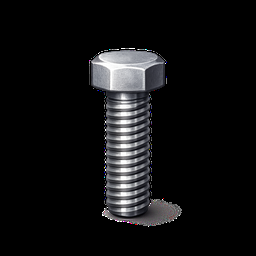
#> input picture aiTest/boltTest/sample/extracted/image_01.png, 256 x 256 px, shrunk from 1024 x 1024 before the run, found by its file name
$ python generate_full_dataset.py
#> lines starting #> are read from the running program, lines starting #| are printed output that depends on the picture
#!/usr/bin/env python3
# -*- coding: utf-8 -*-
"""
전체 데이터셋 생성 스크립트
- 3개 원본 이미지 활용
- train/val/test 분할 생성
"""

import cv2
import numpy as np
import random
import os
from pathlib import Path

# 경로 설정
SCRIPT_DIR = Path(__file__).parent.parent
RAW_DIR = SCRIPT_DIR / 'data' / 'raw'
DATA_DIR = SCRIPT_DIR / 'data'

# 데이터 생성 설정
CONFIG = {
    'train': {'good_per_image': 40, 'defect_per_type_per_image': 8},   # 40*3=120 good, 8*6*3=144 defect
    'val':   {'good_per_image': 10, 'defect_per_type_per_image': 2},   # 10*3=30 good, 2*6*3=36 defect
    'test':  {'good_per_image': 10, 'defect_per_type_per_image': 2},   # 10*3=30 good, 2*6*3=36 defect
}

# 이미지 매핑
IMAGE_VIEWS = {
    'image_01.png': 'side',
    'image_02.png': 'top',
    'image_04.png': 'thread',
}

DEFECT_TYPES = ['scratch', 'dent', 'rust', 'crack', 'missing_thread', 'contamination']


# ============================================
# 양품 증강 함수들
# ============================================

def augment_good(img, intensity=1.0):
    """양품 증강"""
    h, w = img.shape[:2]
    result = img.copy()

    # 회전 (-15 ~ +15도)
    angle = random.uniform(-15, 15) * intensity
    M = cv2.getRotationMatrix2D((w/2, h/2), angle, 1.0)
    result = cv2.warpAffine(result, M, (w, h), borderMode=cv2.BORDER_REFLECT)

    # 밝기 조정
    brightness = random.uniform(0.8, 1.2)
    result = cv2.convertScaleAbs(result, alpha=brightness, beta=random.randint(-20, 20))

    # 대비 조정
    if random.random() > 0.5:
        lab = cv2.cvtColor(result, cv2.COLOR_BGR2LAB)
        l, a, b = cv2.split(lab)
        clahe = cv2.createCLAHE(clipLimit=random.uniform(1.0, 3.0), tileGridSize=(8,8))
        l = clahe.apply(l)
        result = cv2.cvtColor(cv2.merge([l, a, b]), cv2.COLOR_LAB2BGR)

    # 가우시안 노이즈
    if random.random() > 0.7:
        noise = np.random.normal(0, random.randint(3, 10), result.shape).astype(np.int16)
        result = np.clip(result.astype(np.int16) + noise, 0, 255).astype(np.uint8)

    # 약간의 블러
    if random.random() > 0.8:
        ksize = random.choice([3, 5])
        result = cv2.GaussianBlur(result, (ksize, ksize), 0)

    return result


# ============================================
# 결함 생성 함수들
# ============================================

def generate_scratch(img):
    """스크래치 결함"""
    result = img.copy()
    h, w = result.shape[:2]

    num_scratches = random.randint(1, 4)
    for _ in range(num_scratches):
        x1 = random.randint(int(w*0.2), int(w*0.8))
        y1 = random.randint(int(h*0.1), int(h*0.9))
        length = random.randint(30, 200)
        angle = random.uniform(-1, 1)
        x2 = int(x1 + length * np.cos(angle))
        y2 = int(y1 + length * np.sin(angle))

        color = (random.randint(30, 90),) * 3
        thickness = random.randint(1, 4)
        cv2.line(result, (x1, y1), (x2, y2), color, thickness)

    return result


def generate_dent(img):
    """찍힘 결함"""
    result = img.copy()
    h, w = result.shape[:2]

    num_dents = random.randint(1, 5)
    for _ in range(num_dents):
        cx = random.randint(int(w*0.2), int(w*0.8))
        cy = random.randint(int(h*0.1), int(h*0.9))
        radius = random.randint(5, 30)

        overlay = result.copy()
        color = (random.randint(20, 70),) * 3
        cv2.circle(overlay, (cx, cy), radius, color, -1)
        alpha = random.uniform(0.4, 0.7)
        result = cv2.addWeighted(overlay, alpha, result, 1-alpha, 0)

    return result


def generate_rust(img):
    """녹 결함"""
    result = img.copy()
    h, w = result.shape[:2]

    mask = np.zeros((h, w), dtype=np.uint8)

    num_spots = random.randint(2, 5)
    for _ in range(num_spots):
        cx = random.randint(int(w*0.15), int(w*0.85))
        cy = random.randint(int(h*0.15), int(h*0.85))
        axes = (random.randint(15, 60), random.randint(10, 45))
        angle = random.randint(0, 180)
        cv2.ellipse(mask, (cx, cy), axes, angle, 0, 360, 255, -1)

    # 녹 색상 (갈색/주황 계열)
    rust_color = np.zeros_like(result)
    rust_color[:, :] = (random.randint(30, 50), random.randint(60, 100), random.randint(140, 180))

    mask = cv2.GaussianBlur(mask, (21, 21), 0)
    mask_3ch = cv2.cvtColor(mask, cv2.COLOR_GRAY2BGR) / 255.0
    intensity = random.uniform(0.5, 0.8)
    result = (result * (1 - mask_3ch * intensity) + rust_color * mask_3ch * intensity).astype(np.uint8)

    return result


def generate_crack(img):
    """균열 결함"""
    result = img.copy()
    h, w = result.shape[:2]

    start_x = random.randint(int(w*0.3), int(w*0.7))
    start_y = random.randint(int(h*0.2), int(h*0.8))

    points = [(start_x, start_y)]
    current_x, current_y = start_x, start_y

    num_segments = random.randint(8, 20)
    for _ in range(num_segments):
        dx = random.randint(-30, 30)
        dy = random.randint(-30, 30)
        current_x = max(0, min(w-1, current_x + dx))
        current_y = max(0, min(h-1, current_y + dy))
        points.append((current_x, current_y))

    color = (random.randint(20, 50),) * 3
    for i in range(len(points) - 1):
        thickness = random.randint(1, 3)
        cv2.line(result, points[i], points[i+1], color, thickness)

    # 분기 추가
    if random.random() > 0.5:
        branch_start = random.choice(points[2:-2]) if len(points) > 4 else points[1]
        bx, by = branch_start
        for _ in range(random.randint(3, 6)):
            bx += random.randint(-20, 20)
            by += random.randint(-20, 20)
            bx = max(0, min(w-1, bx))
            by = max(0, min(h-1, by))
            cv2.line(result, branch_start, (bx, by), color, random.randint(1, 2))

    return result


def generate_missing_thread(img):
    """나사산 결손"""
    result = img.copy()
    h, w = result.shape[:2]

    # 랜덤 영역 선택
    x1 = int(w * random.uniform(0.25, 0.45))
    y1 = int(h * random.uniform(0.3, 0.5))
    x2 = int(w * random.uniform(0.55, 0.75))
    y2 = int(h * random.uniform(0.5, 0.7))

    if x2 <= x1 or y2 <= y1:
        x1, x2 = min(x1, x2), max(x1, x2) + 50
        y1, y2 = min(y1, y2), max(y1, y2) + 30

    roi = result[y1:y2, x1:x2]
    if roi.size > 0:
        roi = cv2.GaussianBlur(roi, (11, 11), 0)
        roi = cv2.convertScaleAbs(roi, alpha=random.uniform(0.5, 0.7), beta=random.randint(-40, -20))
        result[y1:y2, x1:x2] = roi

    return result


def generate_contamination(img):
    """이물질 오염"""
    result = img.copy()
    h, w = result.shape[:2]

    num_spots = random.randint(2, 6)
    for _ in range(num_spots):
        cx = random.randint(int(w*0.15), int(w*0.85))
        cy = random.randint(int(h*0.15), int(h*0.85))
        size = random.randint(5, 30)

        pts = []
        num_vertices = random.randint(5, 9)
        for angle in np.linspace(0, 2*np.pi, num_vertices):
            r = size * random.uniform(0.3, 1.8)
            x = int(cx + r * np.cos(angle))
            y = int(cy + r * np.sin(angle))
            pts.append([x, y])
        pts = np.array(pts)

        color = (random.randint(5, 50),) * 3
        cv2.fillPoly(result, [pts], color)

    return result


DEFECT_FUNCTIONS = {
    'scratch': generate_scratch,
    'dent': generate_dent,
    'rust': generate_rust,
    'crack': generate_crack,
    'missing_thread': generate_missing_thread,
    'contamination': generate_contamination,
}


def generate_dataset():
    """전체 데이터셋 생성"""
    print("="*60)
    print("  볼트 품질검사 전체 데이터셋 생성")
    print("="*60)

    # 원본 이미지 로드
    images = {}
    print("\n[1/4] 원본 이미지 로드")
    for img_file, view_name in IMAGE_VIEWS.items():
        img_path = RAW_DIR / img_file
        img = cv2.imread(str(img_path))
#> img is the input picture: shape (256, 256, 3); mean B, G, R 17.8, 17, 17
        if img is not None:
            images[view_name] = img
            print(f"  {view_name}: {img_file} ({img.shape[1]}x{img.shape[0]})")
#|   side: image_01.png (256x256)
        else:
            print(f"  Error: {img_file} 로드 실패")

    if not images:
        print("Error: 로드된 이미지가 없습니다.")
        return

    # 기존 데이터 정리
    print("\n[2/4] 기존 데이터 정리")
    for split in ['train', 'val', 'test']:
        for category in ['good', 'defect']:
            folder = DATA_DIR / split / category
            folder.mkdir(parents=True, exist_ok=True)
            # 기존 파일 삭제
            for f in folder.glob('*.png'):
                f.unlink()
            for f in folder.glob('*.jpg'):
                f.unlink()
    print("  완료")

    # 데이터 생성
    print("\n[3/4] 데이터 생성")
    stats = {}

    for split, config in CONFIG.items():
        print(f"\n  [{split.upper()}]")
        stats[split] = {'good': 0, 'defect': 0}

        good_dir = DATA_DIR / split / 'good'
        defect_dir = DATA_DIR / split / 'defect'

        # 양품 생성
        for view_name, img in images.items():
            for i in range(config['good_per_image']):
                # 각 이미지마다 다른 시드
                random.seed(hash(f"{split}_{view_name}_good_{i}") % 2**32)
                np.random.seed(hash(f"{split}_{view_name}_good_{i}") % 2**32)

                augmented = augment_good(img)
                filename = f"good_{view_name}_{i+1:03d}.png"
                cv2.imwrite(str(good_dir / filename), augmented)
                stats[split]['good'] += 1

        print(f"    양품: {stats[split]['good']}개")

        # 불량 생성
        for view_name, img in images.items():
            for defect_type in DEFECT_TYPES:
                for i in range(config['defect_per_type_per_image']):
                    # 각 결함마다 다른 시드
                    random.seed(hash(f"{split}_{view_name}_{defect_type}_{i}") % 2**32)
                    np.random.seed(hash(f"{split}_{view_name}_{defect_type}_{i}") % 2**32)

                    # 먼저 양품 증강 적용 후 결함 추가
                    base_img = augment_good(img, intensity=0.5)
                    defect_img = DEFECT_FUNCTIONS[defect_type](base_img)

                    filename = f"defect_{view_name}_{defect_type}_{i+1:03d}.png"
                    cv2.imwrite(str(defect_dir / filename), defect_img)
                    stats[split]['defect'] += 1

        print(f"    불량: {stats[split]['defect']}개")
#> this loop made 3 passes
#> pass 1, in augment_good, `result = cv2.warpAffine(result, M, (w, h), borderMode=cv2.BORDER_REFLE..`:
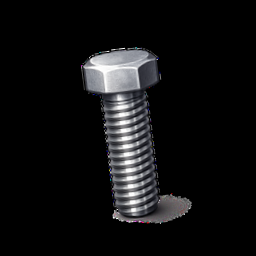
#> result: shape (256, 256, 3); mean B, G, R 17.8, 17, 17
#> pass 1, in augment_good, `result = cv2.convertScaleAbs(result, alpha=brightness, beta=random.ran..`:
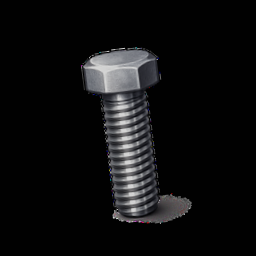
#> result: shape (256, 256, 3); mean B, G, R 15.8, 15.1, 15.1
#> after the loop:
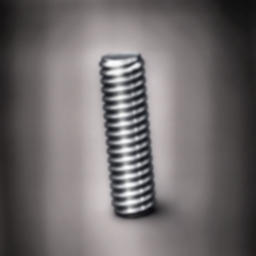
#> base_img: shape (256, 256, 3); mean B, G, R 108.5, 107.8, 113.1

    # 결과 요약
    print("\n" + "="*60)
    print("  [4/4] 생성 완료!")
    print("="*60)
    print("\n  데이터셋 구성:")
    print("  " + "-"*40)
    print(f"  {'분류':<10} {'양품':>10} {'불량':>10} {'합계':>10}")
    print("  " + "-"*40)

    total_good = 0
    total_defect = 0
    for split in ['train', 'val', 'test']:
        g = stats[split]['good']
        d = stats[split]['defect']
        total_good += g
        total_defect += d
        print(f"  {split:<10} {g:>10} {d:>10} {g+d:>10}")
#> this loop made 3 passes
#|   train             120        144        264
#|   val                30         36         66
#|   test               30         36         66

    print("  " + "-"*40)
    print(f"  {'합계':<10} {total_good:>10} {total_defect:>10} {total_good+total_defect:>10}")
#|   합계                180        216        396
    print()
    print(f"  저장 위치: {DATA_DIR}")
    print()

    # 결함 유형별 분포
    print("  결함 유형별 분포 (train 기준):")
    for defect_type in DEFECT_TYPES:
        count = config['defect_per_type_per_image'] * len(images)
        print(f"    - {defect_type}: {count}개/split × 3 views")
#> this loop made 6 passes
#|     - scratch: 6개/split × 3 views
#|     - dent: 6개/split × 3 views
#|     - rust: 6개/split × 3 views
#|     - crack: 6개/split × 3 views
#|     - missing_thread: 6개/split × 3 views
#|     - contamination: 6개/split × 3 views


if __name__ == '__main__':
    generate_dataset()
